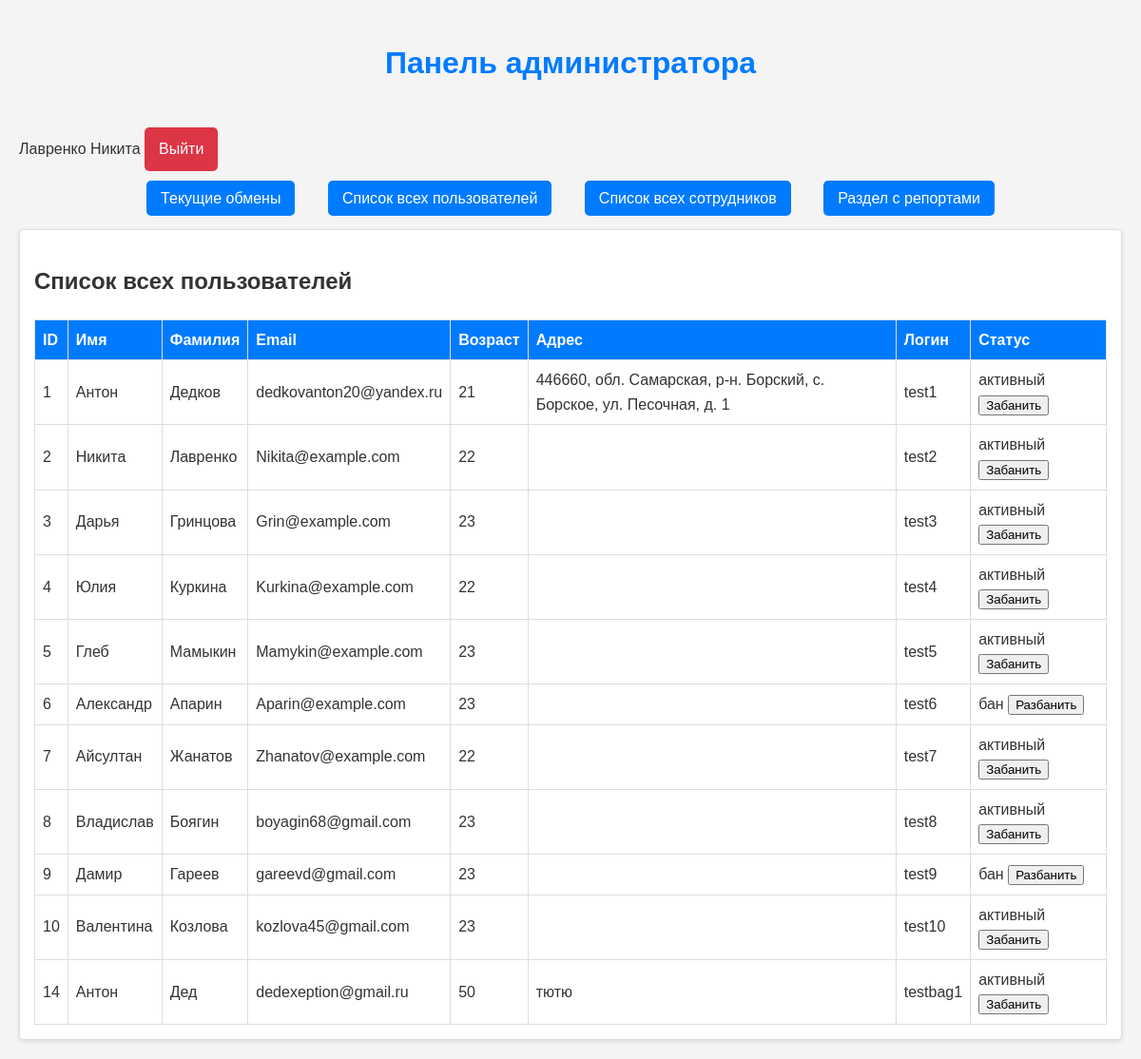
The page /Admin/index.php (signed in) on the database its author committed.
### Admin/index.php (the view, shortened to what this page needs)
<?php
$dbuser = 'mysql';
$dbpass = 'mysql';
$dbserver = 'localhost';
$dbname = 'book';
$mysql = mysqli_connect($dbserver, $dbuser, $dbpass, $dbname)
or die ('Ошибка ' . mysqli_error($mysql));
$users = [];
$result = mysqli_query($mysql, "SELECT * FROM `пользователи`");
if ($result) {
    while ($row = mysqli_fetch_assoc($result)) {
        $users[] = $row;
    }
} else {
    echo 'Ошибка при получении данных: ' . mysqli_error($mysql);
}
?>
<!DOCTYPE html>
<html lang="ru">
<head>
</head>
<body>
<div class="header">
        <h1>Панель администратора</h1>
        <div class="admin-info">
            <?php if (isset($_SESSION['admin_full_name'])): ?>
                <span><?= htmlspecialchars($_SESSION['admin_full_name']) ?></span>
                <a href="logout.php" class="logout">Выйти</a>
            <?php endif; ?>
        </div>
    </div>
    <ul class="nav-list">
        <li onclick="showSection('current-exchanges')">Текущие обмены</li>
        <li onclick="showSection('user-list')">Список всех пользователей</li>
        <li onclick="showSection('staff-list')">Список всех сотрудников</li>
        <li onclick="showSection('reports')">Раздел с репортами</li>
    </ul>
    <div id="user-list" class="section active">
        <h2>Список всех пользователей</h2>
        <table>
            <thead>
                <tr>
                    <th>ID</th>
                    <th>Имя</th>
                    <th>Фамилия</th>
                    <th>Email</th>
                    <th>Возраст</th>
                    <th>Адрес</th>
                    <th>Логин</th>
                    <th>Статус</th>
                </tr>
            </thead>
            <tbody>
            <?php foreach ($users as $user): ?>
                <tr>
                    <td><?= htmlspecialchars($user['пользователь_id']) ?></td>
                    <td><?= htmlspecialchars($user['имя']) ?></td>
                    <td><?= htmlspecialchars($user['фамилия']) ?></td>
                    <td><?= htmlspecialchars($user['электронная_почта']) ?></td>
                    <td><?= htmlspecialchars($user['возраст']) ?></td>
                    <td><?= htmlspecialchars($user['адрес']) ?></td>
                    <td><?= htmlspecialchars($user['ник_пользователя']) ?></td>
                    <td>
                        <span class="status"><?= htmlspecialchars($user['статус']) ?></span>
                        <button onclick="changeStatus(<?= $user['пользователь_id'] ?>, '<?= $user['статус'] ?>')">
                            <?= $user['статус'] === 'активный' ? 'Забанить' : 'Разбанить' ?>
                        </button>
                    </td>
                </tr>
            <?php endforeach; ?>
            </tbody>
        </table>
    </div>
</body>
</html>

### Admin/index.php (style rules this page uses)
.admin-info { font-size: 16px; color: #333; }
body { font-family: Arial, sans-serif; background-color: #f4f4f4; color: #333; margin: 0; padding: 20px; line-height: 1.6; }
h1 { text-align: center; color: #007BFF; }
.nav-list { list-style-type: none; padding: 0; text-align: center; }
.nav-list li { display: inline; margin: 0 15px; padding: 10px 15px; background: #007BFF; border-radius: 5px; color: white; cursor: pointer; transition: background 0.3s; }
.section { display: none; margin-top: 20px; padding: 15px; border: 1px solid #ddd; border-radius: 5px; background: white; box-shadow: 0 2px 5px rgba(0, 0, 0, 0.1); }
.active { display: block; }
a.logout { display: inline-block; margin-top: 20px; padding: 10px 15px; background: #dc3545; color: white; border-radius: 5px; text-decoration: none; transition: background 0.3s; }
table { width: 100%; border-collapse: collapse; margin-top: 20px; }
th, td { border: 1px solid #ddd; padding: 8px; text-align: left; }
th { background-color: #007BFF; color: white; }

### rows shown on the page
пользователи: пользователь_id "1", имя "Антон", фамилия "Дедков", электронная_почта "dedkovanton20@yandex.ru", возраст "21", адрес "446660, обл. Самарская, р-н. Борский, с. Борское, ул. Песочная, д. 1", ник_пользователя "test1", статус "активный", shows "Забанить"
пользователи: пользователь_id "2", имя "Никита", фамилия "Лавренко", электронная_почта "Nikita@example.com", возраст "22", ник_пользователя "test2", статус "активный", shows "Забанить"
пользователи: пользователь_id "3", имя "Дарья", фамилия "Гринцова", электронная_почта "Grin@example.com", возраст "23", ник_пользователя "test3", статус "активный", shows "Забанить"
пользователи: пользователь_id "4", имя "Юлия", фамилия "Куркина", электронная_почта "Kurkina@example.com", возраст "22", ник_пользователя "test4", статус "активный", shows "Забанить"
пользователи: пользователь_id "5", имя "Глеб", фамилия "Мамыкин", электронная_почта "Mamykin@example.com", возраст "23", ник_пользователя "test5", статус "активный", shows "Забанить"
пользователи: пользователь_id "6", имя "Александр", фамилия "Апарин", электронная_почта "Aparin@example.com", возраст "23", ник_пользователя "test6", статус "бан", shows "Разбанить"
пользователи: пользователь_id "7", имя "Айсултан", фамилия "Жанатов", электронная_почта "Zhanatov@example.com", возраст "22", ник_пользователя "test7", статус "активный", shows "Забанить"
пользователи: пользователь_id "8", имя "Владислав", фамилия "Боягин", электронная_почта "boyagin68@gmail.com", возраст "23", ник_пользователя "test8", статус "активный", shows "Забанить"
пользователи: пользователь_id "9", имя "Дамир", фамилия "Гареев", электронная_почта "gareevd@gmail.com", возраст "23", ник_пользователя "test9", статус "бан", shows "Разбанить"
пользователи: пользователь_id "10", имя "Валентина", фамилия "Козлова", электронная_почта "kozlova45@gmail.com", возраст "23", ник_пользователя "test10", статус "активный", shows "Забанить"
пользователи: пользователь_id "14", имя "Антон", фамилия "Дед", электронная_почта "dedexeption@gmail.ru", возраст "50", адрес "тютю", ник_пользователя "testbag1", статус "активный", shows "Забанить"

### other values the page prints
$_SESSION['admin_full_name'] "Лавренко Никита"
